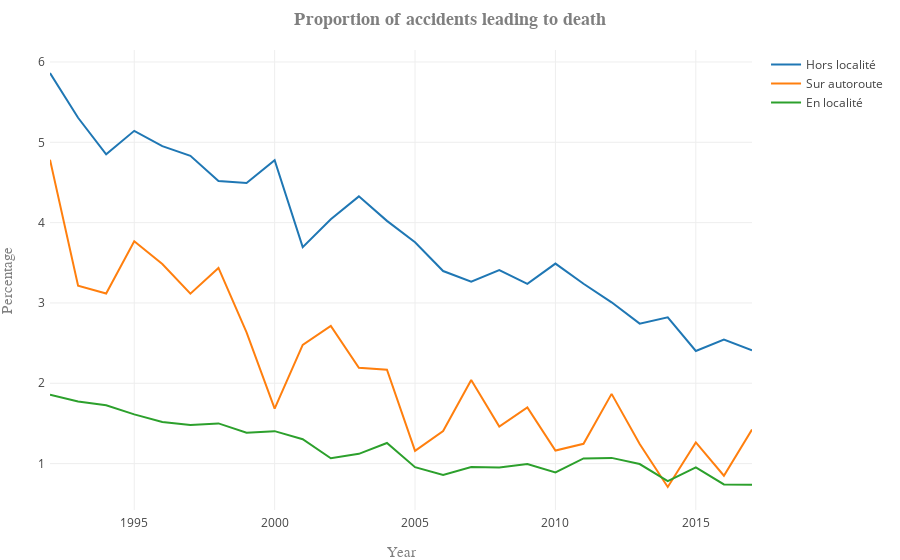

The cell this chart's notebook holds for it:
### Markdown cell above
In general, we can see a decrease of the number of accidents throughout the years. This tenency was also observed above. It is less marked here but one must remember that the data is not normalized here: the number of people on the roads increased while the number of incidents still decreased.

We are in particular interested in the amount of accidents leading to deaths. Below, we analyze the proportion of incidents (in %) with tragic consequences.

### Code cell
# Get the yearly total of accidents on each road type
total_accident = df_Accident_type_route.groupby(['ruralite']).sum()\
        [[col for col in df_Accident_type_route.columns if IS_DATE.match(col)]]

df_Accident_type_route_normalized_ruralite = df_Accident_type_route.copy()

# Get the percentage of each category of accidents for each year and road type
for ruralite in total_accident.index.values:
    for year in total_accident.columns:
        df_Accident_type_route_normalized_ruralite.\
        loc[df_Accident_type_route_normalized_ruralite.ruralite==ruralite,year]=\
            df_Accident_type_route_normalized_ruralite.\
            loc[df_Accident_type_route_normalized_ruralite.ruralite==ruralite][year]*100/\
            total_accident.loc[total_accident.index==ruralite,year][0]

# We are interested in the deadly accidents on a yearly basis, grouped by the different
# road types.
req = df_Accident_type_route_normalized_ruralite\
        [df_Accident_type_route_normalized_ruralite.gravite_index==317].\
        groupby(['ruralite']).sum().sort_values(['2017'], ascending=False)\
        [[col for col in df_Accident_type_route.columns if IS_DATE.match(col)]]

# Plot the results with our function
plot_dataframe(x=req.columns.values, y=req,\
               title='Proportion of accidents leading to death', xlabel='Year',\
               ylabel='Percentage', labels=req.index.values,\
               rotation=45, number_to_plot=None,name_save='accident_proportion_leading_death')

### Figure 1 — Plotly figure (JSON) as saved in the notebook; plotly's stock layout.template omitted (floating-point values rounded to 4 significant figures)
{"data": [{"name": "Hors localité", "type": "scatter", "uid": "3a9f7341-829a-4629-bb72-dba9b91b5552", "x": ["1992", "1993", "1994", "1995", "1996", "1997", "1998", "1999", "2000", "2001", "2002", "2003", "2004", "2005", "2006", "2007", "2008", "2009", "2010", "2011", "2012", "2013", "2014", "2015", "2016", "2017"], "y": [5.863, 5.306, 4.851, 5.143, 4.952, 4.831, 4.518, 4.493, 4.778, 3.695, 4.043, 4.327, 4.022, 3.755, 3.398, 3.264, 3.409, 3.237, 3.49, 3.24, 3.008, 2.742, 2.821, 2.403, 2.545, 2.411]}, {"name": "Sur autoroute", "type": "scatter", "uid": "d33b1df3-f10d-4ce3-ab1b-abc655636e9d", "x": ["1992", "1993", "1994", "1995", "1996", "1997", "1998", "1999", "2000", "2001", "2002", "2003", "2004", "2005", "2006", "2007", "2008", "2009", "2010", "2011", "2012", "2013", "2014", "2015", "2016", "2017"], "y": [4.784, 3.214, 3.118, 3.768, 3.485, 3.115, 3.436, 2.634, 1.684, 2.478, 2.713, 2.194, 2.169, 1.158, 1.405, 2.041, 1.461, 1.699, 1.162, 1.246, 1.868, 1.243, 0.7088, 1.264, 0.8494, 1.423]}, {"name": "En localité", "type": "scatter", "uid": "3179cd99-54e8-4f69-bd83-e6de042ec54a", "x": ["1992", "1993", "1994", "1995", "1996", "1997", "1998", "1999", "2000", "2001", "2002", "2003", "2004", "2005", "2006", "2007", "2008", "2009", "2010", "2011", "2012", "2013", "2014", "2015", "2016", "2017"], "y": [1.857, 1.774, 1.726, 1.613, 1.517, 1.482, 1.5, 1.383, 1.404, 1.303, 1.067, 1.122, 1.257, 0.9553, 0.8586, 0.9583, 0.9505, 0.9946, 0.8898, 1.065, 1.071, 0.9945, 0.7815, 0.9538, 0.741, 0.7359]}], "layout": {"margin": {"b": 50, "l": 50, "pad": 4, "r": 50, "t": 50}, "title": "<b>Proportion of accidents leading to death</b>", "titlefont": {"color": "#7f7f7f", "family": "Courier New, monospace", "size": 18}, "xaxis": {"title": "Year", "titlefont": {"color": "#7f7f7f", "family": "Courier New, monospace", "size": 15}}, "yaxis": {"title": "Percentage", "titlefont": {"color": "#7f7f7f", "family": "Courier New, monospace", "size": 15}}}}
